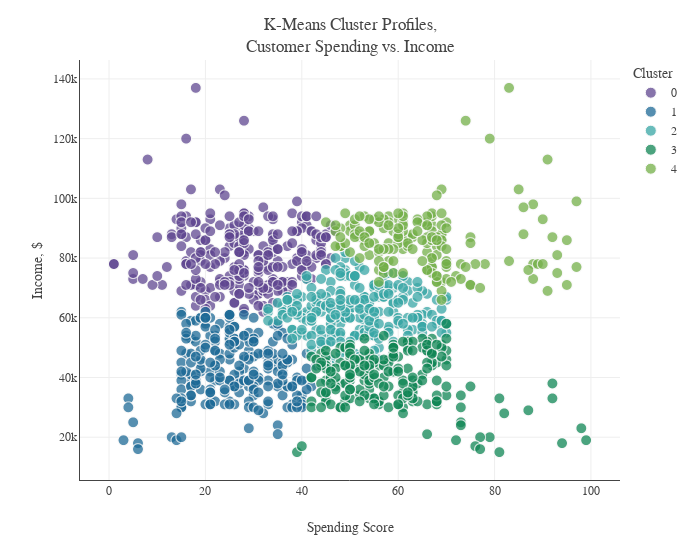

Notebook code for this chart:
### Markdown cell above
The graph above shows the inertia values for each K-Means model with clusters between 1 and 15. The inflection point in the graph occurs at about 5 clusters, where the inertia begins to plateau. This indicates that the optimal number of clusters, `k` is equal to 5. Below is a plot of the clusters based on their spending score and income.

### Code cell
# K-Means with 5 clusters
km = KMeans(n_clusters=5, random_state=21)
km_pred = km.fit_predict(clust_df)
plot_km=clust_df.copy()
plot_km['K-Means Cluster'] = km_pred
plot_km=plot_km.sort_values(by='K-Means Cluster')
plot_km['K-Means Cluster'] = plot_km['K-Means Cluster'].astype(str)

# Plot of clusters
fig = px.scatter(plot_km, x="Spending Score", y="Annual Income", color="K-Means Cluster", 
                 color_discrete_sequence=px.colors.qualitative.Prism)
fig.update_traces(marker=dict(size=11, opacity=0.75, line=dict(width=1, color='#F7F7F7')))
fig.update_layout(template=temp, title="K-Means Cluster Profiles,<br>Customer Spending vs. Income", 
                  width=700, legend_title='Cluster',
                  xaxis=dict(title='Spending Score', showline=True, zeroline=False), 
                  yaxis=dict(title='Income, $', ticksuffix='k', showline=True))
fig.show()

### Figure 1 — Plotly figure (JSON) as saved in the notebook; plotly's stock layout.template omitted (floating-point values rounded to 4 significant figures; data arrays with more than 128 entries replaced by an {"elided": "..."} marker saying what was removed)
{"data": [{"hovertemplate": "K-Means Cluster=0<br>Spending Score=%{x}<br>Annual Income=%{y}<extra></extra>", "legendgroup": "0", "marker": {"color": "rgb(95, 70, 144)", "line": {"color": "#F7F7F7", "width": 1}, "opacity": 0.75, "size": 11, "symbol": "circle"}, "mode": "markers", "name": "0", "showlegend": true, "type": "scattergl", "x": {"elided": "253 int values"}, "xaxis": "x", "y": {"elided": "253 int values"}, "yaxis": "y"}, {"hovertemplate": "K-Means Cluster=1<br>Spending Score=%{x}<br>Annual Income=%{y}<extra></extra>", "legendgroup": "1", "marker": {"color": "rgb(29, 105, 150)", "line": {"color": "#F7F7F7", "width": 1}, "opacity": 0.75, "size": 11, "symbol": "circle"}, "mode": "markers", "name": "1", "showlegend": true, "type": "scattergl", "x": {"elided": "229 int values"}, "xaxis": "x", "y": {"elided": "229 int values"}, "yaxis": "y"}, {"hovertemplate": "K-Means Cluster=2<br>Spending Score=%{x}<br>Annual Income=%{y}<extra></extra>", "legendgroup": "2", "marker": {"color": "rgb(56, 166, 165)", "line": {"color": "#F7F7F7", "width": 1}, "opacity": 0.75, "size": 11, "symbol": "circle"}, "mode": "markers", "name": "2", "showlegend": true, "type": "scattergl", "x": {"elided": "255 int values"}, "xaxis": "x", "y": {"elided": "255 int values"}, "yaxis": "y"}, {"hovertemplate": "K-Means Cluster=3<br>Spending Score=%{x}<br>Annual Income=%{y}<extra></extra>", "legendgroup": "3", "marker": {"color": "rgb(15, 133, 84)", "line": {"color": "#F7F7F7", "width": 1}, "opacity": 0.75, "size": 11, "symbol": "circle"}, "mode": "markers", "name": "3", "showlegend": true, "type": "scattergl", "x": {"elided": "204 int values"}, "xaxis": "x", "y": {"elided": "204 int values"}, "yaxis": "y"}, {"hovertemplate": "K-Means Cluster=4<br>Spending Score=%{x}<br>Annual Income=%{y}<extra></extra>", "legendgroup": "4", "marker": {"color": "rgb(115, 175, 72)", "line": {"color": "#F7F7F7", "width": 1}, "opacity": 0.75, "size": 11, "symbol": "circle"}, "mode": "markers", "name": "4", "showlegend": true, "type": "scattergl", "x": {"elided": "170 int values"}, "xaxis": "x", "y": {"elided": "170 int values"}, "yaxis": "y"}], "layout": {"legend": {"title": {"text": "Cluster"}, "tracegroupgap": 0}, "margin": {"t": 60}, "title": {"text": "K-Means Cluster Profiles,<br>Customer Spending vs. Income"}, "width": 700, "xaxis": {"anchor": "y", "domain": [0, 1], "showline": true, "title": {"text": "Spending Score"}, "zeroline": false}, "yaxis": {"anchor": "x", "domain": [0, 1], "showline": true, "ticksuffix": "k", "title": {"text": "Income, $"}}}}
